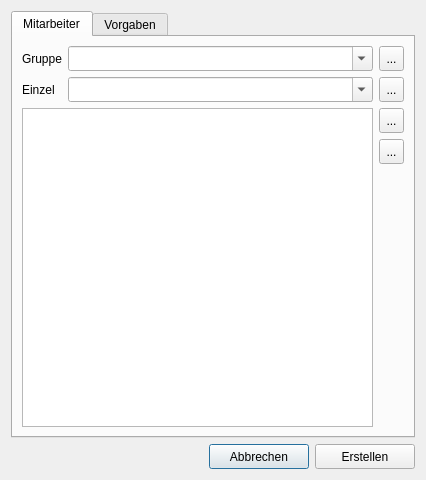
<?xml version="1.0" encoding="UTF-8"?>
<ui version="4.0">
 <class>QMAddMultipleTrainDataDialog</class>
 <widget class="QDialog" name="QMAddMultipleTrainDataDialog">
  <property name="geometry">
   <rect>
    <x>0</x>
    <y>0</y>
    <width>426</width>
    <height>480</height>
   </rect>
  </property>
  <property name="windowTitle">
   <string>Mehrfacheinträge hinzufügen</string>
  </property>
  <layout class="QVBoxLayout" name="verticalLayout_2">
   <item>
    <widget class="QTabWidget" name="tabWidget">
     <property name="currentIndex">
      <number>0</number>
     </property>
     <widget class="QWidget" name="tab_2">
      <attribute name="title">
       <string>Mitarbeiter</string>
      </attribute>
      <layout class="QGridLayout" name="gridLayout">
       <item row="0" column="0">
        <widget class="QLabel" name="label_3">
         <property name="text">
          <string>Gruppe</string>
         </property>
        </widget>
       </item>
       <item row="0" column="1">
        <widget class="QComboBox" name="cbEmployeeGroup">
         <property name="sizePolicy">
          <sizepolicy hsizetype="Expanding" vsizetype="Fixed">
           <horstretch>0</horstretch>
           <verstretch>0</verstretch>
          </sizepolicy>
         </property>
         <property name="minimumSize">
          <size>
           <width>0</width>
           <height>25</height>
          </size>
         </property>
         <property name="editable">
          <bool>true</bool>
         </property>
         <property name="maxVisibleItems">
          <number>20</number>
         </property>
         <property name="insertPolicy">
          <enum>QComboBox::NoInsert</enum>
         </property>
         <property name="minimumContentsLength">
          <number>20</number>
         </property>
        </widget>
       </item>
       <item row="0" column="2">
        <widget class="QToolButton" name="tbAddEmployeeFromGroup">
         <property name="minimumSize">
          <size>
           <width>25</width>
           <height>25</height>
          </size>
         </property>
         <property name="text">
          <string>...</string>
         </property>
         <property name="icon">
          <iconset resource="../rcs/icons.qrc">
           <normaloff>:/icons/line-awesome/svg/icons/line-awesome/plus-circle-solid.svg</normaloff>:/icons/line-awesome/svg/icons/line-awesome/plus-circle-solid.svg</iconset>
         </property>
         <property name="iconSize">
          <size>
           <width>16</width>
           <height>16</height>
          </size>
         </property>
        </widget>
       </item>
       <item row="1" column="0">
        <widget class="QLabel" name="label_4">
         <property name="text">
          <string>Einzel</string>
         </property>
        </widget>
       </item>
       <item row="1" column="1">
        <widget class="QComboBox" name="cbSingleEmployee">
         <property name="sizePolicy">
          <sizepolicy hsizetype="Expanding" vsizetype="Fixed">
           <horstretch>0</horstretch>
           <verstretch>0</verstretch>
          </sizepolicy>
         </property>
         <property name="minimumSize">
          <size>
           <width>0</width>
           <height>25</height>
          </size>
         </property>
         <property name="editable">
          <bool>true</bool>
         </property>
         <property name="maxVisibleItems">
          <number>20</number>
         </property>
         <property name="insertPolicy">
          <enum>QComboBox::NoInsert</enum>
         </property>
         <property name="minimumContentsLength">
          <number>20</number>
         </property>
        </widget>
       </item>
       <item row="1" column="2">
        <widget class="QToolButton" name="tbAddEmployee">
         <property name="minimumSize">
          <size>
           <width>25</width>
           <height>25</height>
          </size>
         </property>
         <property name="text">
          <string>...</string>
         </property>
         <property name="icon">
          <iconset resource="../rcs/icons.qrc">
           <normaloff>:/icons/line-awesome/svg/icons/line-awesome/plus-circle-solid.svg</normaloff>:/icons/line-awesome/svg/icons/line-awesome/plus-circle-solid.svg</iconset>
         </property>
         <property name="iconSize">
          <size>
           <width>16</width>
           <height>16</height>
          </size>
         </property>
        </widget>
       </item>
       <item row="2" column="0" rowspan="3" colspan="2">
        <widget class="QListWidget" name="lwEmployees">
         <property name="sizePolicy">
          <sizepolicy hsizetype="Expanding" vsizetype="Preferred">
           <horstretch>0</horstretch>
           <verstretch>0</verstretch>
          </sizepolicy>
         </property>
        </widget>
       </item>
       <item row="2" column="2">
        <widget class="QToolButton" name="tbRemoveEmployee">
         <property name="minimumSize">
          <size>
           <width>25</width>
           <height>25</height>
          </size>
         </property>
         <property name="text">
          <string>...</string>
         </property>
         <property name="icon">
          <iconset resource="../rcs/icons.qrc">
           <normaloff>:/icons/line-awesome/svg/icons/line-awesome/minus-circle-solid.svg</normaloff>:/icons/line-awesome/svg/icons/line-awesome/minus-circle-solid.svg</iconset>
         </property>
         <property name="iconSize">
          <size>
           <width>16</width>
           <height>16</height>
          </size>
         </property>
        </widget>
       </item>
       <item row="3" column="2">
        <widget class="QToolButton" name="tbClear">
         <property name="minimumSize">
          <size>
           <width>25</width>
           <height>25</height>
          </size>
         </property>
         <property name="text">
          <string>...</string>
         </property>
         <property name="icon">
          <iconset resource="../rcs/icons.qrc">
           <normaloff>:/icons/line-awesome/svg/icons/line-awesome/undo-solid.svg</normaloff>:/icons/line-awesome/svg/icons/line-awesome/undo-solid.svg</iconset>
         </property>
         <property name="iconSize">
          <size>
           <width>16</width>
           <height>16</height>
          </size>
         </property>
        </widget>
       </item>
       <item row="4" column="2">
        <spacer name="verticalSpacer_2">
         <property name="orientation">
          <enum>Qt::Vertical</enum>
         </property>
         <property name="sizeHint" stdset="0">
          <size>
           <width>20</width>
           <height>255</height>
          </size>
         </property>
        </spacer>
       </item>
      </layout>
     </widget>
     <widget class="QWidget" name="widget">
      <attribute name="title">
       <string>Vorgaben</string>
      </attribute>
      <layout class="QVBoxLayout" name="verticalLayout">
       <item>
        <layout class="QVBoxLayout" name="verticalLayout_6">
         <property name="spacing">
          <number>0</number>
         </property>
         <item>
          <widget class="QLabel" name="label_5">
           <property name="text">
            <string>Schulung</string>
           </property>
          </widget>
         </item>
         <item>
          <widget class="QComboBox" name="cbTrain">
           <property name="minimumSize">
            <size>
             <width>0</width>
             <height>25</height>
            </size>
           </property>
           <property name="editable">
            <bool>true</bool>
           </property>
           <property name="maxVisibleItems">
            <number>20</number>
           </property>
           <property name="insertPolicy">
            <enum>QComboBox::NoInsert</enum>
           </property>
          </widget>
         </item>
        </layout>
       </item>
       <item>
        <layout class="QVBoxLayout" name="verticalLayout_7">
         <property name="spacing">
          <number>0</number>
         </property>
         <item>
          <widget class="QLabel" name="label_2">
           <property name="text">
            <string>Datum</string>
           </property>
          </widget>
         </item>
         <item>
          <widget class="QCalendarWidget" name="cwTrainDate">
           <property name="sizePolicy">
            <sizepolicy hsizetype="Minimum" vsizetype="Minimum">
             <horstretch>0</horstretch>
             <verstretch>0</verstretch>
            </sizepolicy>
           </property>
          </widget>
         </item>
        </layout>
       </item>
       <item>
        <layout class="QVBoxLayout" name="verticalLayout_8">
         <property name="spacing">
          <number>0</number>
         </property>
         <item>
          <widget class="QLabel" name="label">
           <property name="text">
            <string>Status</string>
           </property>
          </widget>
         </item>
         <item>
          <widget class="QComboBox" name="cbTrainState">
           <property name="minimumSize">
            <size>
             <width>0</width>
             <height>25</height>
            </size>
           </property>
           <property name="editable">
            <bool>true</bool>
           </property>
           <property name="maxVisibleItems">
            <number>20</number>
           </property>
           <property name="insertPolicy">
            <enum>QComboBox::NoInsert</enum>
           </property>
           <property name="minimumContentsLength">
            <number>0</number>
           </property>
          </widget>
         </item>
        </layout>
       </item>
       <item>
        <spacer name="verticalSpacer">
         <property name="orientation">
          <enum>Qt::Vertical</enum>
         </property>
         <property name="sizeHint" stdset="0">
          <size>
           <width>20</width>
           <height>40</height>
          </size>
         </property>
        </spacer>
       </item>
      </layout>
     </widget>
    </widget>
   </item>
   <item>
    <layout class="QHBoxLayout" name="horizontalLayout">
     <item>
      <spacer name="horizontalSpacer">
       <property name="orientation">
        <enum>Qt::Horizontal</enum>
       </property>
       <property name="sizeHint" stdset="0">
        <size>
         <width>40</width>
         <height>20</height>
        </size>
       </property>
      </spacer>
     </item>
     <item>
      <widget class="QPushButton" name="pbCancel">
       <property name="minimumSize">
        <size>
         <width>100</width>
         <height>25</height>
        </size>
       </property>
       <property name="text">
        <string>Abbrechen</string>
       </property>
      </widget>
     </item>
     <item>
      <widget class="QPushButton" name="pbCreate">
       <property name="minimumSize">
        <size>
         <width>100</width>
         <height>25</height>
        </size>
       </property>
       <property name="text">
        <string>Erstellen</string>
       </property>
      </widget>
     </item>
    </layout>
   </item>
  </layout>
 </widget>
 <resources>
  <include location="../rcs/icons.qrc"/>
 </resources>
 <connections>
  <connection>
   <sender>pbCancel</sender>
   <signal>clicked()</signal>
   <receiver>QMAddMultipleTrainDataDialog</receiver>
   <slot>close()</slot>
   <hints>
    <hint type="sourcelabel">
     <x>262</x>
     <y>529</y>
    </hint>
    <hint type="destinationlabel">
     <x>212</x>
     <y>276</y>
    </hint>
   </hints>
  </connection>
  <connection>
   <sender>pbCreate</sender>
   <signal>clicked()</signal>
   <receiver>QMAddMultipleTrainDataDialog</receiver>
   <slot>accept()</slot>
   <hints>
    <hint type="sourcelabel">
     <x>368</x>
     <y>529</y>
    </hint>
    <hint type="destinationlabel">
     <x>212</x>
     <y>276</y>
    </hint>
   </hints>
  </connection>
  <connection>
   <sender>tbClear</sender>
   <signal>clicked()</signal>
   <receiver>QMAddMultipleTrainDataDialog</receiver>
   <slot>resetList()</slot>
   <hints>
    <hint type="sourcelabel">
     <x>389</x>
     <y>196</y>
    </hint>
    <hint type="destinationlabel">
     <x>212</x>
     <y>276</y>
    </hint>
   </hints>
  </connection>
  <connection>
   <sender>tbAddEmployee</sender>
   <signal>clicked()</signal>
   <receiver>QMAddMultipleTrainDataDialog</receiver>
   <slot>addEmployee()</slot>
   <hints>
    <hint type="sourcelabel">
     <x>388</x>
     <y>107</y>
    </hint>
    <hint type="destinationlabel">
     <x>212</x>
     <y>276</y>
    </hint>
   </hints>
  </connection>
  <connection>
   <sender>tbAddEmployeeFromGroup</sender>
   <signal>clicked()</signal>
   <receiver>QMAddMultipleTrainDataDialog</receiver>
   <slot>addEmployeeFromGroup()</slot>
   <hints>
    <hint type="sourcelabel">
     <x>388</x>
     <y>63</y>
    </hint>
    <hint type="destinationlabel">
     <x>212</x>
     <y>276</y>
    </hint>
   </hints>
  </connection>
  <connection>
   <sender>tbRemoveEmployee</sender>
   <signal>clicked()</signal>
   <receiver>QMAddMultipleTrainDataDialog</receiver>
   <slot>removeEmployee()</slot>
   <hints>
    <hint type="sourcelabel">
     <x>389</x>
     <y>152</y>
    </hint>
    <hint type="destinationlabel">
     <x>212</x>
     <y>276</y>
    </hint>
   </hints>
  </connection>
 </connections>
 <slots>
  <slot>addEmployeeFromGroup()</slot>
  <slot>addEmployee()</slot>
  <slot>removeEmployee()</slot>
  <slot>resetList()</slot>
 </slots>
</ui>
